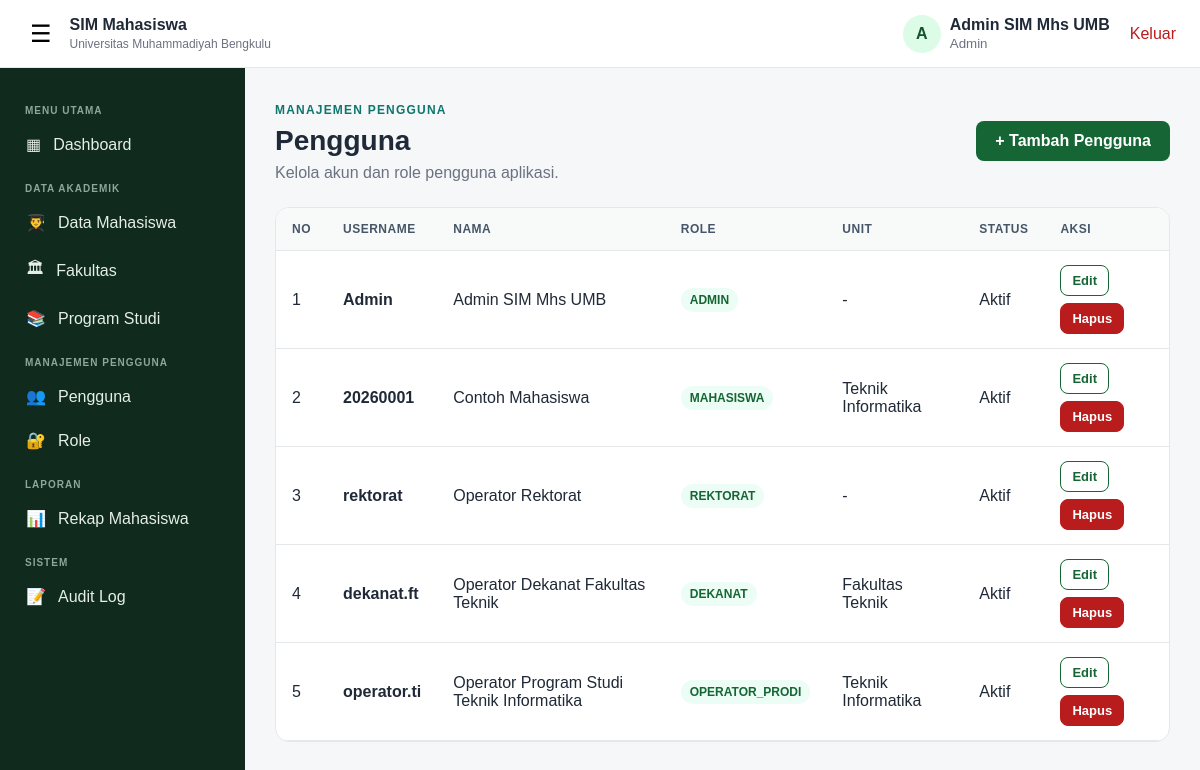
The app's page /sim_mahasiswa_rbac_role_crud/pengguna.php (signed in) with its own data.
### tables this page shows
CREATE TABLE `pengguna` (
  `id_pengguna` bigint(20) UNSIGNED NOT NULL,
  `id_role` smallint(5) UNSIGNED NOT NULL,
  `id_universitas` bigint(20) UNSIGNED DEFAULT NULL,
  `id_fakultas` bigint(20) UNSIGNED DEFAULT NULL,
  `id_program_studi` bigint(20) UNSIGNED DEFAULT NULL,
  `username` varchar(100) NOT NULL,
  `password_hash` varchar(255) NOT NULL,
  `nama_lengkap` varchar(200) NOT NULL,
  `email` varchar(150) DEFAULT NULL,
  `no_hp` varchar(30) DEFAULT NULL,
  `status_aktif` enum('Aktif','Tidak Aktif') NOT NULL DEFAULT 'Aktif',
  `last_login` datetime DEFAULT NULL,
  `created_at` timestamp NOT NULL DEFAULT current_timestamp(),
  `updated_at` timestamp NOT NULL DEFAULT current_timestamp() ON UPDATE current_timestamp()
);

CREATE TABLE `roles` (
  `id_role` smallint(5) UNSIGNED NOT NULL,
  `kode_role` varchar(30) NOT NULL,
  `nama_role` varchar(100) NOT NULL,
  `keterangan` varchar(255) DEFAULT NULL,
  `created_at` timestamp NOT NULL DEFAULT current_timestamp()
);

CREATE TABLE `program_studi` (
  `id_program_studi` bigint(20) UNSIGNED NOT NULL,
  `id_fakultas` bigint(20) UNSIGNED NOT NULL,
  `kode_program_studi` varchar(20) NOT NULL,
  `nama_program_studi` varchar(200) NOT NULL,
  `jenjang` varchar(20) NOT NULL DEFAULT 'S1',
  `status_aktif` enum('Aktif','Tidak Aktif') NOT NULL DEFAULT 'Aktif',
  `created_at` timestamp NOT NULL DEFAULT current_timestamp(),
  `updated_at` timestamp NOT NULL DEFAULT current_timestamp() ON UPDATE current_timestamp()
);

CREATE TABLE `fakultas` (
  `id_fakultas` bigint(20) UNSIGNED NOT NULL,
  `id_universitas` bigint(20) UNSIGNED NOT NULL,
  `kode_fakultas` varchar(20) NOT NULL,
  `nama_fakultas` varchar(200) NOT NULL,
  `created_at` timestamp NOT NULL DEFAULT current_timestamp(),
  `updated_at` timestamp NOT NULL DEFAULT current_timestamp() ON UPDATE current_timestamp()
);

### sim_mahasiswa_rbac_role_crud/app_helpers.php (called while the page is built, shortened)
<?php
function e($value): string {
    return htmlspecialchars((string)$value, ENT_QUOTES, 'UTF-8');
}

### sim_mahasiswa_rbac_role_crud/pengguna.php (the view)
<?php require_once 'auth_check.php';require_once '../koneksi.php';require_once 'app_helpers.php';wajib_role(['ADMIN']);$result=mysqli_query($koneksi,"SELECT p.*,r.kode_role,r.nama_role,ps.nama_program_studi,f.nama_fakultas FROM pengguna p JOIN roles r ON p.id_role=r.id_role LEFT JOIN program_studi ps ON p.id_program_studi=ps.id_program_studi LEFT JOIN fakultas f ON p.id_fakultas=f.id_fakultas ORDER BY p.id_pengguna DESC");?><!doctype html><html lang="id"><head><meta charset="utf-8"><meta name="viewport" content="width=device-width,initial-scale=1"><title>Pengguna</title><link rel="stylesheet" href="style.css"></head><body class="app-body"><?php include 'topbar.php';include 'sideleftbar.php';?><main class="main-content"><div class="page-heading page-heading-flex"><div><span class="eyebrow">MANAJEMEN PENGGUNA</span><h1>Pengguna</h1><p>Kelola akun dan role pengguna aplikasi.</p></div><a class="btn btn-primary" href="pengguna_tambah.php">+ Tambah Pengguna</a></div><?php flash_html();?><div class="dashboard-panel"><div class="table-responsive"><table class="data-table"><thead><tr><th>No</th><th>Username</th><th>Nama</th><th>Role</th><th>Unit</th><th>Status</th><th>Aksi</th></tr></thead><tbody><?php $no=1;while($r=mysqli_fetch_assoc($result)):?><tr><td><?=$no++?></td><td><strong><?=e($r['username'])?></strong></td><td><?=e($r['nama_lengkap'])?></td><td><span class="badge"><?=e($r['kode_role'])?></span></td><td><?=e($r['nama_program_studi']?:($r['nama_fakultas']?:'-'))?></td><td><?=e($r['status_aktif'])?></td><td><div class="action-group"><a class="btn btn-sm btn-outline" href="pengguna_edit.php?id=<?=$r['id_pengguna']?>">Edit</a><form method="post" action="pengguna_hapus.php" onsubmit="return confirm('Hapus pengguna ini?');"><input type="hidden" name="id" value="<?=$r['id_pengguna']?>"><?=csrf_field()?><button class="btn btn-sm btn-danger">Hapus</button></form></div></td></tr><?php endwhile;?></tbody></table></div></div></main><script src="script.js"></script></body></html>

### sim_mahasiswa_rbac_role_crud/topbar.php (shortened to what this page needs)
<?php
$namaPengguna = $_SESSION['nama_lengkap'] ?? 'Pengguna';
$namaRole = $_SESSION['nama_role'] ?? 'Pengguna';
?>
<header class="topbar">
    <div class="topbar-left">
        <button type="button" class="sidebar-toggle" onclick="toggleSidebar()">☰</button>
        <div>
            <strong>SIM Mahasiswa</strong>
            <span>Universitas Muhammadiyah Bengkulu</span>
        </div>
    </div>
    <div class="topbar-right">
        <div class="user-menu">
            <div class="avatar"><?= strtoupper(substr($namaPengguna, 0, 1)) ?></div>
            <div class="user-info">
                <strong><?= htmlspecialchars($namaPengguna) ?></strong>
                <small><?= htmlspecialchars($namaRole) ?></small>
            </div>
        </div>
        <form action="logout.php" method="post" class="logout-form"
      onsubmit="return confirm('Apakah Anda yakin ingin keluar?');">
    <button type="submit" class="logout-link logout-button">Keluar</button>
</form>
    </div>
</header>

### sim_mahasiswa_rbac_role_crud/sideleftbar.php (shortened to what this page needs)
<?php
$role=$_SESSION['kode_role']??'';
$canManage = in_array($role,['ADMIN','OPERATOR_PRODI'],true);
?>
<aside class="sidebar" id="sidebar">
    <div class="sidebar-title">MENU UTAMA</div>
    <a href="dashboard.php" class="sidebar-link"><span>▦</span> Dashboard</a>
    <?php if ($canManage): ?>
    <div class="sidebar-title">DATA AKADEMIK</div>
    <a href="mahasiswa.php" class="sidebar-link"><span>👨‍🎓</span> Data Mahasiswa</a>
    <?php endif; ?>
    <?php if ($role==='ADMIN'): ?>
    <a href="fakultas.php" class="sidebar-link"><span>🏛</span> Fakultas</a>
    <a href="prodi.php" class="sidebar-link"><span>📚</span> Program Studi</a>
    <div class="sidebar-title">MANAJEMEN PENGGUNA</div>
    <a href="pengguna.php" class="sidebar-link"><span>👥</span> Pengguna</a>
    <a href="role.php" class="sidebar-link"><span>🔐</span> Role</a>
    <?php endif; ?>
    <?php if (in_array($role,['ADMIN','DEKANAT','REKTORAT'],true)): ?>
    <div class="sidebar-title">LAPORAN</div>
    <a href="laporan.php" class="sidebar-link"><span>📊</span> Rekap Mahasiswa</a>
    <?php endif; ?>
    <?php if ($role==='ADMIN'): ?>
    <div class="sidebar-title">SISTEM</div>
    <a href="audit.php" class="sidebar-link"><span>📝</span> Audit Log</a>
    <?php endif; ?>
</aside>

### records on screen
pengguna: username "Admin", nama_lengkap "Admin SIM Mhs UMB", id_role.kode_role "ADMIN", nama_fakultas "-", status_aktif "Aktif"
pengguna: username "20260001", nama_lengkap "Contoh Mahasiswa", id_role.kode_role "MAHASISWA", id_program_studi.nama_program_studi "Teknik Informatika", status_aktif "Aktif"
pengguna: username "rektorat", nama_lengkap "Operator Rektorat", id_role.kode_role "REKTORAT", nama_fakultas "-", status_aktif "Aktif"
pengguna: username "dekanat.ft", nama_lengkap "Operator Dekanat Fakultas Teknik", id_role.kode_role "DEKANAT", id_fakultas.nama_fakultas "Fakultas Teknik", status_aktif "Aktif"
pengguna: username "operator.ti", nama_lengkap "Operator Program Studi Teknik Informatika", id_role.kode_role "OPERATOR_PRODI", id_program_studi.nama_program_studi "Teknik Informatika", status_aktif "Aktif"

### other values on screen
substr($namaPengguna, 0, 1) "A"
$namaPengguna "Admin SIM Mhs UMB"
$namaRole "Admin"
